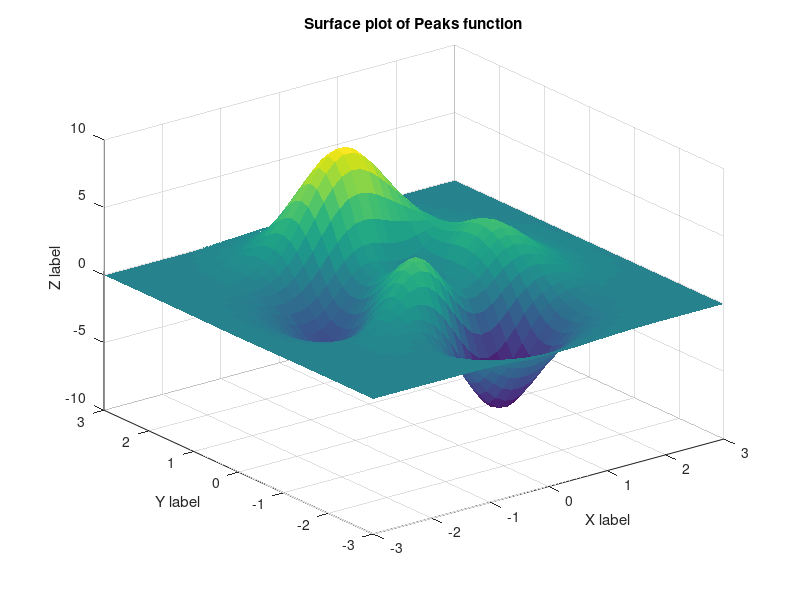

Write the MATLAB code that produced this figure.
% Plotting a 3D surface plot

close all                 % close all graphics windows

[x,y,z] = peaks(40);      % create the surface


surf( x, y, z ),               % a basic surface plot
   shading flat,               % try this option
   % shading interp,           % or this one
   xlabel('X label'),
   ylabel('Y label'),
   zlabel('Z label'),
   grid on,
   title('Surface plot of Peaks function')